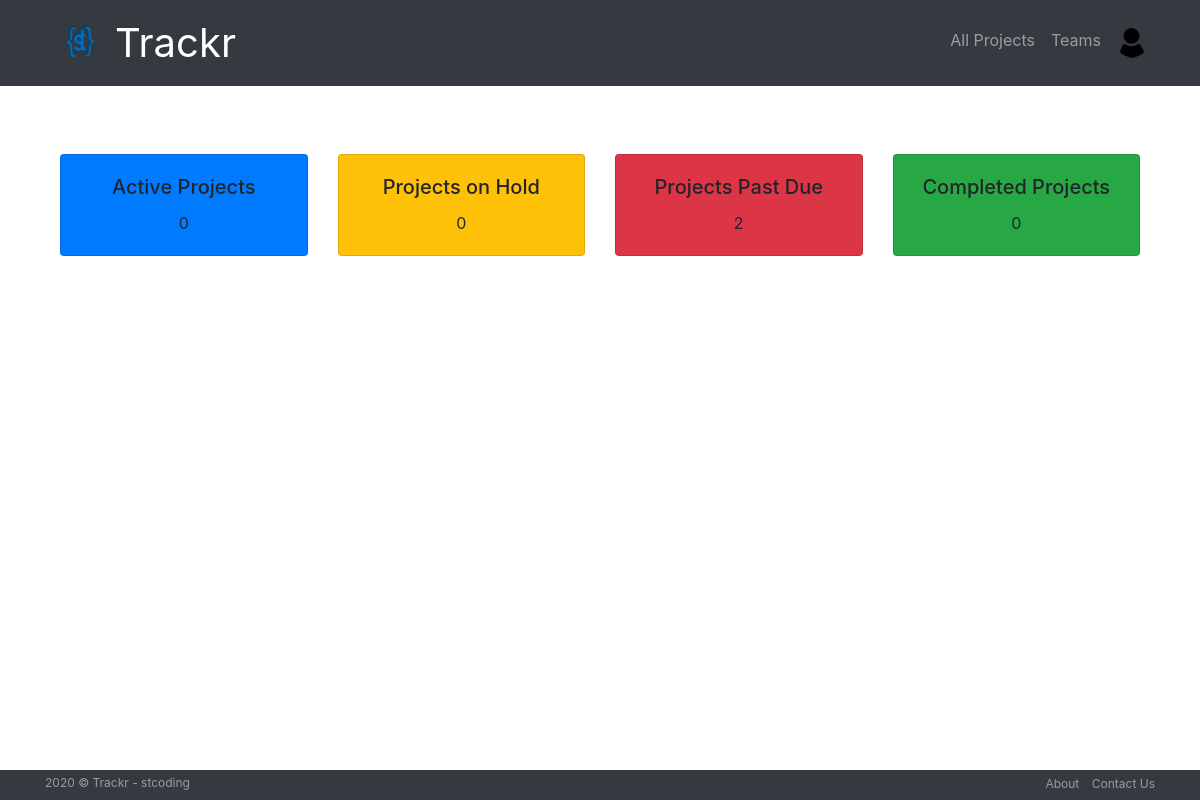
The page / (signed in) on the database as committed earlier.
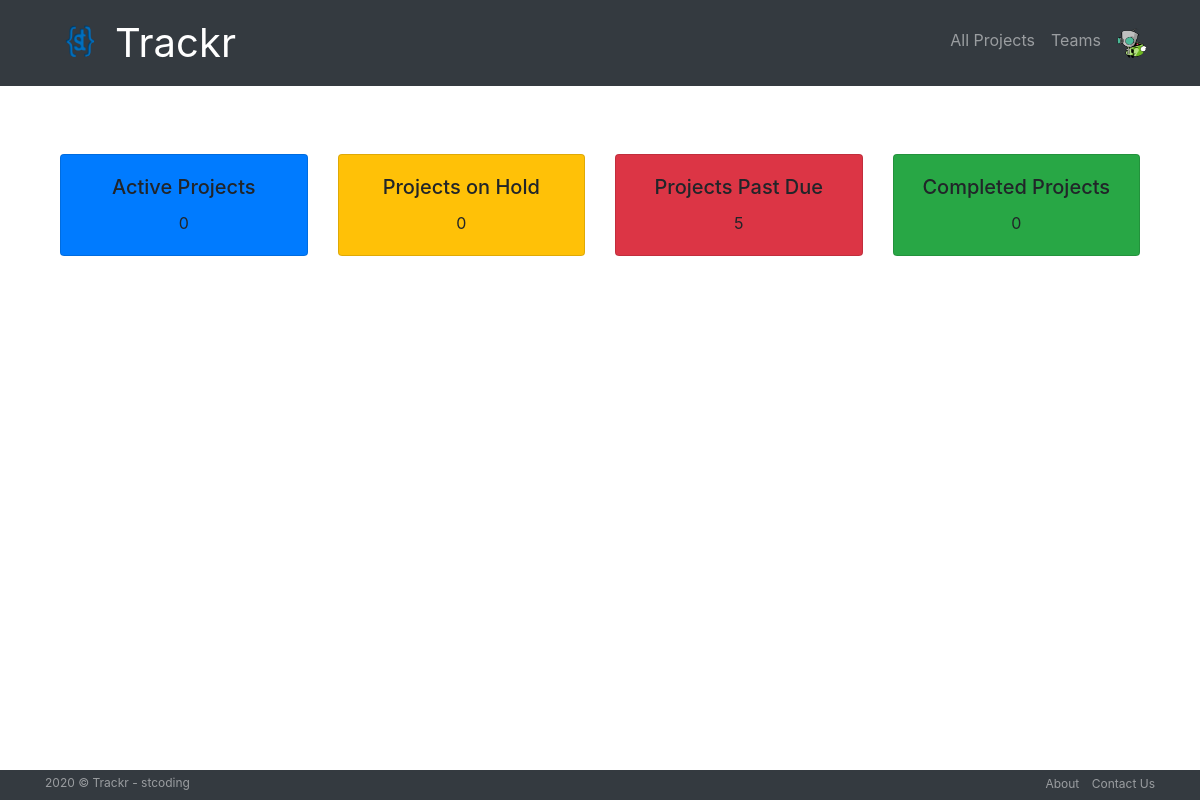
The same page on the database as committed later.
### accounts/models.py (models this page shows, shortened)
class UserProfile(models.Model):
    user = models.OneToOneField(User,null=True,on_delete=models.CASCADE)
    first_name = models.CharField(max_length=100,null=True)
    last_name = models.CharField(max_length=100,null=True)
    email = models.EmailField(max_length=254,null=True)
    phone = models.CharField(max_length=15,null=True)
    address = models.CharField(max_length=100,null=True)
    city = models.CharField(max_length=50,null=True)
    state = models.CharField(max_length=50,null=True)
    zip = models.CharField(max_length=10,null=True)
    profile_pic = models.ImageField(default="profile1.png", null=True, blank=True)
    is_manager = models.BooleanField(default=False,null=True)

### trackr/views.py (the view)
# urls.py: path('',views.homePage,name='home'),
@login_required
def homePage(request):
    projects = Project.objects.all()
    for project in projects:
        project.checkStatus()
    context = {
        'active': Project.objects.filter(status='Active').count(),
        'hold' : Project.objects.filter(status='On Hold').count(),
        'complete' : Project.objects.filter(status='Complete').count(),
        'past_due' : Project.objects.filter(status='Past Due').count(),
    }
    return render(request, 'index.html',context)

### projects/models.py (called while the page is built)
    def save(self,*args,**kwargs):
        super().save(*args,**kwargs)

    def checkStatus(self):
        today = date.today()
        dt = self.due_date.date()
        if dt < today:
            self.status = 'Past Due'
        self.save()

### trackr/context-processor.py (called while the page is built)
def extras(request):
    if request.user.is_authenticated:
        profile= request.user.userprofile
        return {'profile':profile}
    else:
        return {}

### templates/index.html
{% extends "base.html" %}
{% block content %}
  <div class="container">
  <br><br>
    <div class="card-deck">
      <div class="card text-center bg-primary">
        <div class="card-body ">
          <h5 class="card-title">Active Projects</h5>
          <p class="card-text center">{{active}}</p>
        </div>
      </div>
      <div class="card text-center bg-warning">
        <div class="card-body">
          <h5 class="card-title">Projects on Hold</h5>
          <p class="card-text center">{{hold}}</p>
        </div>
      </div>
      <div class="card text-center bg-danger">
        <div class="card-body">
          <h5 class="card-title">Projects Past Due</h5>
          <p class="card-text center">{{past_due}}</p>
        </div>
      </div>
      <div class="card text-center bg-success">
        <div class="card-body">
          <h5 class="card-title">Completed Projects</h5>
          <p class="card-text center">{{complete}}</p>
        </div>
      </div>
    </div>
</div>
{% endblock %}

### templates/base.html (shortened to what this page needs)
<!DOCTYPE html>
{% load static %}
<html lang="en" dir="ltr">
  <head>
    <link rel="stylesheet" href="https://stackpath.bootstrapcdn.com/bootstrap/4.5.2/css/bootstrap.min.css">
    <link rel='stylesheet' href="{% static 'css/master.css'%}"/>
    <link href="https://maxcdn.bootstrapcdn.com/font-awesome/4.7.0/css/font-awesome.min.css" rel="stylesheet">
  </head>
  <body>
    <nav class="navbar navbar-expand-lg navbar-dark bg-dark" role="navigation" id="navbar">
      <div class="container">
        <div class="navbar-nav align-items-center">
          <img src="/images/st_logo.png" width="70" height="70" alt="" loading="lazy">
          <a class="navbar-brand" href="{% url 'home' %}">Trackr</a>
        </div>
        <div class="navbar-nav ml-auto">
          {% if user.is_authenticated %}
            <a class="nav-item nav-link" href="{% url 'projects:all' %}" class="btn btn-simple">All Projects</a>
            <a class="nav-item nav-link" href="{% url 'teams:all' %}" class="btn btn-simple">Teams</a>
            <div class="dropdown">
              <a class="nav-link av" data-toggle="dropdown">
                <img class="profile-pic rounded-circle main-avatar-sm" src="{{profile.user.userprofile.profile_pic.url}}">
              </a>
            </div>
          {% else %}
            <a class="nav-item nav-link" href="{% url 'accounts:login' %}" class="btn btn-simple">Log in</a>
            <a class="nav-item nav-link" href="{% url 'accounts:register' %}" class="btn btn-simple">Register</a>
          {% endif %}
        </div>
      </div>
    </nav>
    <div class="container maindetail">
      {% block content %}{% endblock %}
    </div>
    {% include "footer.html" %}
  </body>
</html>

Rows that differ between the two databases and show on the page:
changed UserProfile: user.userprofile.profile_pic: a different picture
Other text that changed with them:
{{ past_due }}: "2" → "5"
